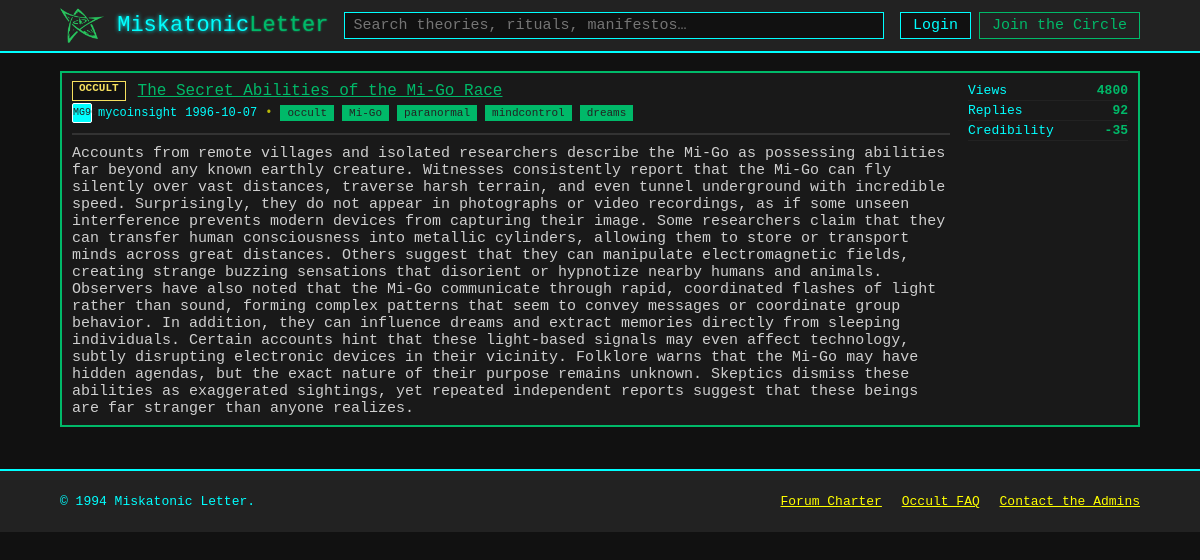
The page /Posts/2 on the database its author committed.
### db.py (models this page shows)
class Posts(Base):
    __tablename__    = "Posts"
    post_id          = Column(Integer,primary_key=True,index=True)
    post_title       = Column(String,nullable=False)
    post_exerpt      = Column(String)
    author_id        = Column(Integer,ForeignKey("Users.user_id"),nullable=False)
    post_date        = Column(Date)
    post_views       = Column(Integer,default=0)
    post_replies     = Column(Integer,default=0)
    post_credibility = Column(Integer,default=0)
    post_content     = Column(Text)
    badge_id         = Column(Integer,ForeignKey("Badges.badge_id"))

class Users(Base):
    __tablename__    = "Users"
    user_id          = Column(Integer,primary_key=True,index=True)
    user_avatar      = Column(String(2))
    user_name        = Column(String)

class Tags(Base):
    __tablename__    = "Tags"
    tag_id           = Column(Integer,primary_key=True,index=True)
    tag_lable        = Column(String)

### posts.py (the view)
@router.get("/Posts/{id}", response_class=HTMLResponse)
async def get_post(request: Request, id: str,db:Session = Depends(get_db)):
    post = db.query(Posts).filter(Posts.post_id==id).first()
    serialized_post = serialize_post(post,db)
    return templates.TemplateResponse(
        "post.html",
        {
            "request": request,
            "post": serialized_post,
        }
    )

### templates/post.html (shortened to what this page needs)
<!doctype html>
<html lang="en">
<head>
	<link rel="stylesheet" href="{{ url_for('static', path='styles.css') }}" />
</head>
<body>
	<header class="topbar">
		<div class="container topbar__inner">
			<a class="brand" href="{{ url_for('get_posts') }}">
				<img src="{{ url_for('static', path='imgs/elder-sign.png') }}" alt="" class="brand__logo" aria-hidden="true">
				<span class="brand__name">Miskatonic<span class="accent">Letter</span></span>
			</a>
			<form class="search" action="#" method="get" role="search">
				<input class="search__input" type="search" name="q" placeholder="Search theories, rituals, manifestos…" aria-label="Search" />
			</form>
			<nav class="usernav" aria-label="User">
				<a class="btn btn--ghost" href="#">Login</a>
				<a class="btn btn--primary" href="#">Join the Circle</a>
			</nav>
		</div>
	</header>
	<main class="container layout">
		<section class="content" style="width:100%">
			<div id="post-content">
				{% if post %}
					<article class="thread card" role="article">
					<div class="thread__main">
						<div class="thread__row">
						<span class="badge badge--{{ post.badge.label }}" title="{{ post.badge.title }}">{{ post.badge.label }}</span>
						<span class="thread__title">{{ post.title }}</span>
						</div>
						<div class="thread__meta">
						<span class="author">
							<span class="avatar" aria-hidden="true">{{ post.author.avatar }}</span>
							<span class="author__name">{{ post.author.name }}</span>
						</span>
						<time datetime="{{ post.date }}">{{ post.date }}</time>
						<span class="dot" aria-hidden="true">•</span>
						{% for tag in post.tags %}
							<a href="#" class="tag">{{ tag }}</a>
						{% endfor %}
						</div>
						<hr style="border:1px solid #333;margin:10px 0;">
						<div class="thread__content" style="margin-top:10px;">
						{{ post.content }}
						</div>
					</div>
					<ul class="thread__stats">
						<li><span class="stat__label">Views</span><strong>{{ post.stats.views }}</strong></li>
						<li><span class="stat__label">Replies</span><strong>{{ post.stats.replies }}</strong></li>
						<li><span class="stat__label">Credibility</span><strong>{{ post.stats.credibility }}</strong></li>
					</ul>
					</article>
				{% else %}
					<p>Post not found.</p>
				{% endif %}
				</div>
		</section>
	</main>
	<footer class="footer">
		<div class="container footer__inner">
			<p>© 1994 Miskatonic Letter.</p>
			<nav class="footer__links">
				<a href="#">Forum Charter</a>
				<a href="#">Occult FAQ</a>
				<a href="#">Contact the Admins</a>
			</nav>
		</div>
	</footer>
</body>
</html>

### static/styles.css (style rules this page uses)
body { background: #111; color: #cfcfcf; font-family: 'Courier New', Courier, monospace; font-size: 15px; margin: 0; }
.container { width: 90%; margin: 0 auto; }
.topbar { background: #222; color: #0ff; border-bottom: 2px solid #0ff; padding: 8px 0; }
.topbar__inner { display: flex; align-items: center; justify-content: space-between; }
.brand { font-size: 22px; font-family: 'Courier New', Courier, monospace; color: #0ff; text-shadow: 0 0 4px #0ff; text-decoration: none; }
.accent { color: rgb(0, 185, 105); text-shadow: 0 0 2px rgb(0, 185, 105); }
.search { flex: 1; margin: 0 16px; }
.search__input { width: 100%; padding: 4px 8px; font-family: 'Courier New', Courier, monospace; font-size: 15px; background: #111; color: #0ff; border: 1px solid #0ff; }
.usernav { display: flex; gap: 8px; }
.btn { background: #111; color: #0ff; border: 1px solid #0ff; padding: 4px 12px; font-family: 'Courier New', Courier, monospace; font-size: 15px; text-decoration: none; cursor: pointer; }
.btn--primary { background: #222; color: rgb(0, 185, 105); border: 1px solid rgb(0, 185, 105); }
.layout { display: flex; gap: 24px; margin-top: 18px; }
.content { flex: 1; }
.card { background: #191919; border: 2px solid #0ff; margin-bottom: 18px; padding: 8px 10px; }
.tag { background: #222; color: #0ff; border: 1px solid #0ff; font-size: 12px; padding: 2px 8px; font-family: 'Courier New', Courier, monospace; text-decoration: none; }
.thread { background: #191919; border: 2px solid rgb(0, 185, 105); padding: 8px 10px; display: flex; justify-content: space-between; }
.thread__main { flex: 1; }
.thread__row { display: flex; align-items: center; gap: 8px; margin-bottom: 2px; }
.thread__title { color: rgb(0, 185, 105); font-family: 'Courier New', Courier, monospace; font-size: 16px; text-decoration: underline; }
.thread__meta { display: flex; align-items: center; gap: 8px; color: #0ff; font-size: 12px; }
.thread .tag { background: rgb(0, 185, 105); color: #222; border: 1px solid rgb(0, 185, 105); font-size: 11px; padding: 1px 6px; }
.author { display: flex; align-items: center; gap: 6px; }
.avatar { display: inline-block; width: 18px; height: 18px; background: #0ff; color: #222; font-size: 10px; font-family: 'Courier New', Courier, monospace; text-align: center; border: 1px solid #fff; border-radius: 2px; line-height: 18px; }
.thread__stats { list-style: none; margin: 0; padding: 0 0 0 18px; min-width: 160px; }
.thread__stats li { color: rgb(0, 185, 105); font-family: 'Courier New', Courier, monospace; font-size: 13px; border-bottom: 1px solid #222; padding: 2px 0; display: flex; justify-content: space-between; }
.stat__label { color: #0ff; }
.brand__logo { width: 2em; display: inline-block; vertical-align: middle; }
.badge { display: inline-block; min-width: 34px; height: 18px; padding: 0 6px; border: 1px solid #ff0; background: #222; color: #ff0; font-size: 11px; font-family: 'Courier New', Courier, monospace; font-weight: bold; text-align: center; margin-right: 4px; }
.badge--OCCULT { background: #111; color: #f6e05e; border-color: #f6e05e; }
.footer { background: #222; color: #0ff; border-top: 2px solid #0ff; margin-top: 24px; padding: 10px 0; }
.footer__inner { display: flex; align-items: center; justify-content: space-between; font-size: 13px; }
.footer__links a { color: #ff0; text-decoration: underline; margin-left: 12px; font-family: 'Courier New', Courier, monospace; }
.dot { opacity: .7; color: #ff0; }
time { color: #0ff; font-family: 'Courier New', Courier, monospace; }

### rows shown on the page
Posts: title "The Secret Abilities of the Mi-Go Race", date "1996-10-07", content "Accounts from remote villages and isolated researchers describe the Mi-Go as possessing abilities far beyond any known earthly creature. Witnesses consistently report that the Mi-Go can fly silently over vast distances, traverse harsh terrain, and even tunnel underground with incredible speed. Surprisingly, they do not appear in photographs or video recordings, as if some unseen interference prevents modern devices from capturing their image. Some researchers claim that they can transfer human consciousness into metallic cylinders, allowing them to store or transport minds across great distances. Others suggest that they can manipulate electromagnetic fields, creating strange buzzing…", stats.views "4800", stats.credibility "-35"
Users: author.avatar "MG96", author.name "mycoinsight"
Tags: tag_lable "occult"
Tags: tag_lable "Mi-Go"
Tags: tag_lable "paranormal"
Tags: tag_lable "mindcontrol"
Tags: tag_lable "dreams"

### other values the page prints
{{ post.badge.label }} "OCCULT"
{{ post.stats.replies }} "92"
